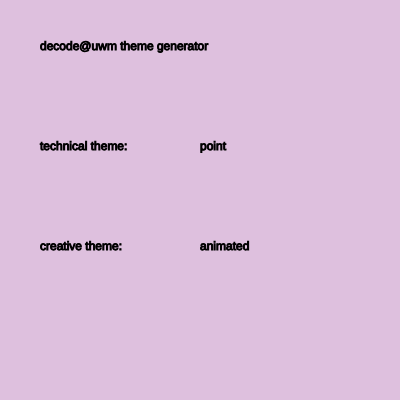
Frame 1 (no input)
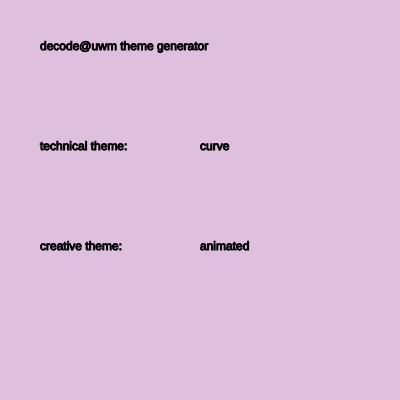
Frame 60 (no input)
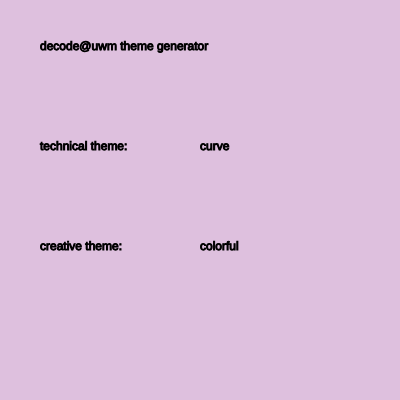
Frame 120 (the mouse pressed at the canvas centre since frame 60)

The p5.js sketch that drew these frames (run headless with seeded random() and noise() and a simulated clock; from frame 60 on, the mouse is pressed at the canvas centre):

// p5.js sketch
// ── sketch.js
/** help choose themes for our club */


function setup(){
    // creating the canvas and defining some enviroment variables: 
    HEIGHT = 400;
    WIDTH = 400;
    createCanvas(HEIGHT, WIDTH);
    frameRate(30);
    backgroundColor = color('#dec0de');
    counter = 0;
    creativeThemes = ["colorful", "animated", "deep", "full", "light"];
    technicalThemes = ["arc", "ellipse", "line", "point", "curve"];

}


function draw(){
    if(counter < 300){
        ++counter;
        background(backgroundColor);
        stroke(0);
        smooth();
        text('decode@uwm theme generator', 40, 50);
        text('technical theme:', 40,150);
        text(technicalThemes[floor((random() * 5))], 200, 150);
        text('creative theme:', 40,250);
        text(creativeThemes[floor((random() * 5))], 200, 250);
    }
}
